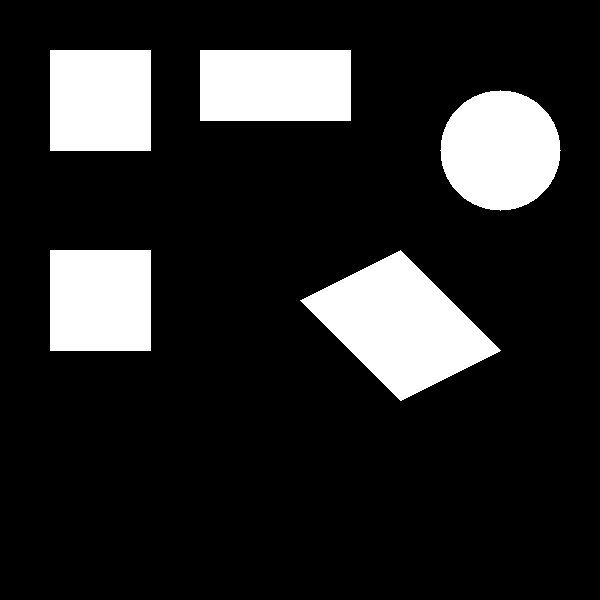
#> input picture src/Useful_codes/ML Codes/sample_shapes.png, 600 x 600 px, given in place of the camera
$ python RecObjDect.py
#> lines starting #> are read from the running program, lines starting #| are printed output that depends on the picture; after the words box and inside, x2 and y2 are one past the last pixel; in counts of white or black regions, pixels touching at a corner belong together
import cv2
import numpy as np
import json

# Object size and camera focal length (in cm and px)
KNOWN_WIDTH_CM = 10.0
ASPECT_RATIO = 2.0 # = Length of object / Width of object
FOCAL_LENGTH = 700.0

def detect_color(hsv, mask):
    # Red color range (two segments due to hue wrap-around)
    red_lower1 = np.array([0, 120, 70])
    red_upper1 = np.array([10, 255, 255])
    red_lower2 = np.array([170, 120, 70])
    red_upper2 = np.array([180, 255, 255])

    # Blue color range
    blue_lower = np.array([100, 150, 50])
    blue_upper = np.array([140, 255, 255])

    red_mask1 = cv2.inRange(hsv, red_lower1, red_upper1)
    red_mask2 = cv2.inRange(hsv, red_lower2, red_upper2)
    red_mask = red_mask1 + red_mask2
    blue_mask = cv2.inRange(hsv, blue_lower, blue_upper)

    red_overlap = cv2.bitwise_and(red_mask, red_mask, mask=mask)
    blue_overlap = cv2.bitwise_and(blue_mask, blue_mask, mask=mask)

    red_pixels = cv2.countNonZero(red_overlap)
    blue_pixels = cv2.countNonZero(blue_overlap)

    if red_pixels > blue_pixels and red_pixels > 100:
        return "Red"
    elif blue_pixels > red_pixels and blue_pixels > 100:
        return "Blue"
    else:
        return "Unknown"

def estimate_distance(perceived_width_px):
    if perceived_width_px == 0:
        return 0
    return round((KNOWN_WIDTH_CM * FOCAL_LENGTH) / perceived_width_px, 2)

def main():
    cap = cv2.VideoCapture(0)

    while True:
        ret, frame = cap.read()
#> frame is the input picture: shape (600, 600, 3); 16% white; 5 white regions, box (x1, y1, x2, y2) and area: (300, 250, 501, 401) 15201, (440, 90, 561, 211) 11289, (200, 50, 351, 121) 10721, (50, 50, 151, 151) 10201, (50, 250, 151, 351) 10201
        if not ret:
            break

        red_count = 0
        blue_count = 0
        red_distances = []
        blue_distances = []

        red_axis = {"X": 0, "Y": 0}
        blue_axis = {"X": 0, "Y": 0}

        blurred = cv2.GaussianBlur(frame, (5, 5), 0)
        gray = cv2.cvtColor(blurred, cv2.COLOR_BGR2GRAY)
        edges = cv2.Canny(gray, 50, 150)
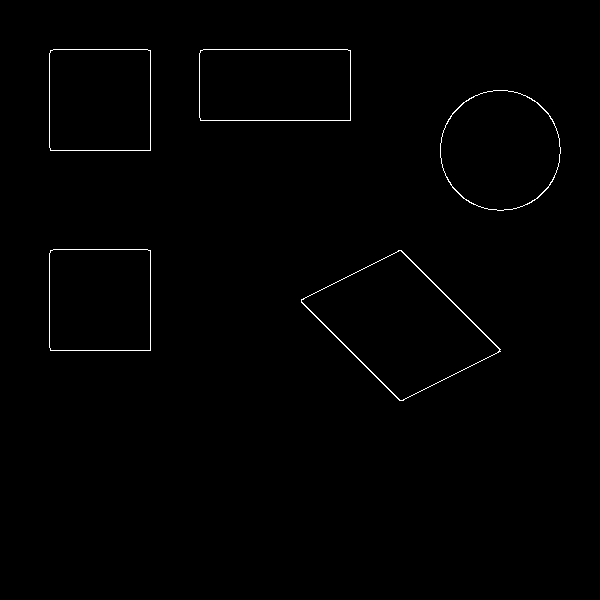
#> edges: shape (600, 600); 0.63% white in thin lines or dots, all inside (x1, y1, x2, y2) = (49, 49, 561, 401)

        contours, _ = cv2.findContours(edges, cv2.RETR_TREE, cv2.CHAIN_APPROX_SIMPLE)
#> contours = 10 contours; largest, box (x1, y1, x2, y2) and area: (301, 250, 501, 401) 15298, (301, 250, 500, 401) 15094, (440, 90, 561, 211) 11326, (440, 90, 561, 211) 11240, (199, 49, 351, 121) 10710
        hsv = cv2.cvtColor(frame, cv2.COLOR_BGR2HSV)
#> hsv: shape (600, 600, 3); mean H, S, V 0, 0, 40.8

        for cnt in contours:
            approx = cv2.approxPolyDP(cnt, 0.02 * cv2.arcLength(cnt, True), True)
            area = cv2.contourArea(cnt)

            if len(approx) == 4 and area > 1000:
                x, y, w, h = cv2.boundingRect(approx)
                rect_aspect = max(w, h) / min(w, h)
                if not (1.6 <= rect_aspect <= 2.4):
                    continue

                roi_mask = np.zeros(gray.shape, dtype=np.uint8)
                cv2.drawContours(roi_mask, [approx], -1, 255, -1)

                color = detect_color(hsv, roi_mask)
                distance_cm = estimate_distance(max(w, h))
                center_x = x + w // 2
                center_y = y + h // 2

                if color == "Red":
                    red_count += 1
                    red_distances.append(distance_cm)
                    if red_count == 1:
                        red_axis = {"X": center_x, "Y": center_y}
                elif color == "Blue":
                    blue_count += 1
                    blue_distances.append(distance_cm)
                    if blue_count == 1:
                        blue_axis = {"X": center_x, "Y": center_y}

                cv2.drawContours(frame, [approx], -1, (0, 255, 0), 2)
                cv2.putText(frame, f'{color} {distance_cm}cm', (x, y - 10), cv2.FONT_HERSHEY_SIMPLEX, 0.7, (255, 255, 255), 2)
#> this loop made 10 passes
#> (approx, area, x, y, w, h, rect_aspect, red_lower1 in detect_color) on passes 7 to 8: ([[200, 50], [200, 120], [350, 120], [350, 50]], 10710, 200, 50, 151, 71, 2.13, [0, 120, 70]), ([[199, 53], [347, 49], [350, 119], [201, 120]], 10708, 199, 49, 152, 72, 2.11, [0, 120, 70])
#> (approx, area, x, y, w, h, rect_aspect) on passes 1, 2, 3, 4, 9, 10: ([[398, 250], [301, 302], [403, 400], [500, 349]], 15297.5, 301, 250, 200, 151, 1.32), ([[399, 250], [499, 349], [402, 400], [301, 301]], 15094, 301, 250, 199, 151, 1.32), ([[50, 250], [50, 350], [150, 350], [150, 250]], 10190, 50, 250, 101, 101, 1), ([[51, 250], [150, 251], [149, 350], [50, 349]], 10188, 50, 250, 101, 101, 1), ([[50, 50], [50, 150], [150, 150], [150, 50]], 10190, 50, 50, 101, 101, 1), ([[51, 50], [150, 51], [149, 150], [50, 149]], 10188, 50, 50, 101, 101, 1)
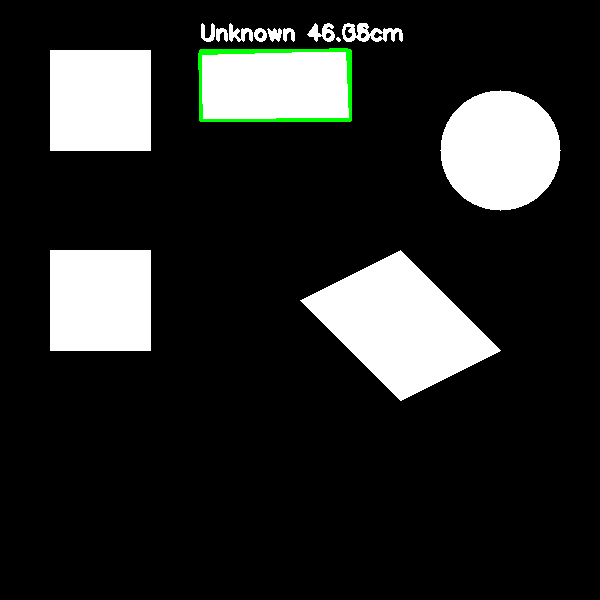
#> frame: shape (600, 600, 3); 0.97% of pixels changed, all inside (x1, y1, x2, y2) = (198, 23, 403, 122)
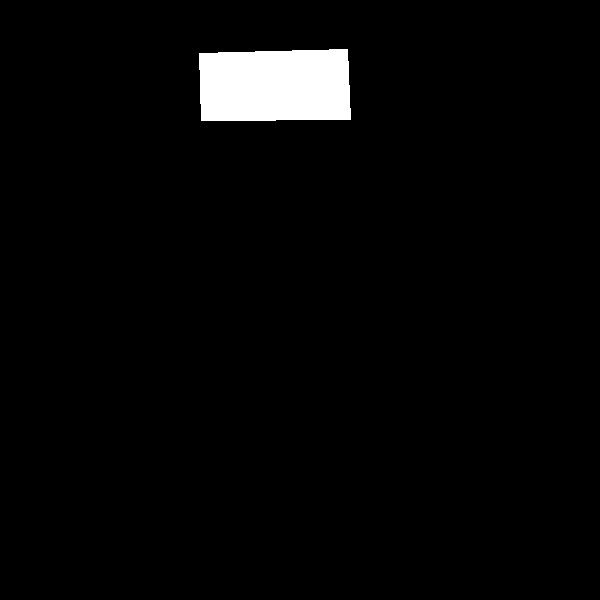
#> roi_mask: shape (600, 600); 2.9% white; 1 white region, box (x1, y1, x2, y2) and area: (199, 49, 351, 121) 10396
#> after the loop, blue_count = 0; blue_distances = []; red_count = 0; red_distances = []

        avg_red_distance = round(sum(red_distances) / len(red_distances), 2) if red_distances else 0
#> avg_red_distance = 0
        avg_blue_distance = round(sum(blue_distances) / len(blue_distances), 2) if blue_distances else 0
#> avg_blue_distance = 0

        json_output = {
            "RedObject": {
                "IsRed": red_count > 0,
                "RedCounter": red_count,
                "RedDis": avg_red_distance,
                "RedAxis": red_axis
            },
            "BlueObject": {
                "IsBlue": blue_count > 0,
                "BlueCounter": blue_count,
                "BlueDis": avg_blue_distance,
                "BlueAxis": blue_axis
            }
        }

        print(json.dumps(json_output, indent=4))
#> (printed output is left out)
        cv2.imshow("Box Detection", frame)

        if cv2.waitKey(1) & 0xFF == ord('q'):
#> (key q is pressed here)
            break

    cap.release()
    cv2.destroyAllWindows()

if __name__ == "__main__":
    main()
